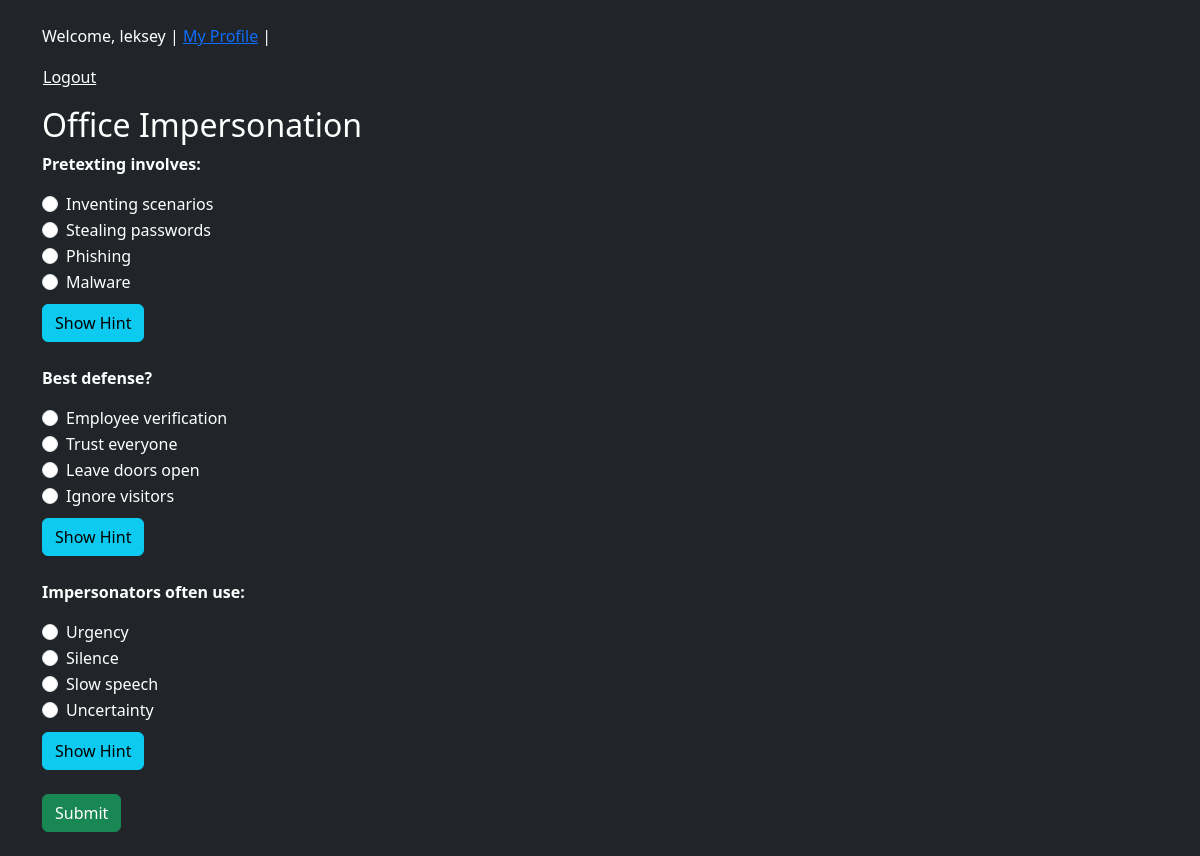
Screenshot of /challenge/4/ (signed in) with the database file from the repository.
### core/models.py (models this page shows, shortened)
class Challenge(models.Model):
    CHALLENGE_TYPES = [('PHIS', 'Phishing'), ('PRET', 'Pretexting'), ('BAIT', 'Baiting'), ('TAIL', 'Tailgating')]
    DIFFICULTY = [('E', 'Easy'), ('M', 'Medium'), ('H', 'Hard')]
    challenge_id = models.CharField(max_length=20, unique=True)
    name = models.CharField(max_length=200)
    type = models.CharField(max_length=4, choices=CHALLENGE_TYPES)
    difficulty = models.CharField(max_length=1, choices=DIFFICULTY)

class Question(models.Model):
    challenge = models.ForeignKey(Challenge, on_delete=models.CASCADE, related_name="questions")
    text = models.TextField()
    choices = models.TextField(help_text="Each option on a new line.")
    correct_answer = models.TextField()

### core/views.py (the view, shortened to what this page needs)
# urls.py: path('challenge/<int:pk>/', views.challenge_view, name='challenge'),
@login_required
def challenge_view(request, pk):
    conn = sqlite3.connect(DB)
    cursor = conn.cursor()
    cursor.execute("SELECT id, name FROM core_challenge WHERE id = ?", (pk,))
    challenge = cursor.fetchone()
    cursor.execute("SELECT id, text, choices, correct_answer FROM core_question WHERE challenge_id = ?", (pk,))
    questions = cursor.fetchall()
    if request.method == 'GET':
        request.session['start_time'] = datetime.now().timestamp()
        return render(request, 'core/challenge.html', {'challenge': challenge, 'questions': questions})

### templates/core/challenge.html (shortened to what this page needs)
{% extends "base.html" %}
{% block content %}
<h2>{{ challenge.1 }}</h2>
<form method="post">{% csrf_token %}
{% for qid, text, choices, correct in questions %}
<div class="mb-4">
  <p><strong>{{ text }}</strong></p>
  {% for option in choices.splitlines %}
    <div class="form-check">
      <input class="form-check-input" type="radio" name="q{{ qid }}" value="{{ option }}" id="q{{ qid }}_{{ forloop.counter }}">
      <label class="form-check-label" for="q{{ qid }}_{{ forloop.counter }}">{{ option }}</label>
    </div>
  {% endfor %}
  <button type="button" class="btn btn-info mt-2" onclick="useHint({{ qid }})">Show Hint</button>
</div>
{% endfor %}
<button type="submit" class="btn btn-success">Submit</button>
</form>
{% endblock %}

### templates/base.html (shortened to what this page needs)
<!DOCTYPE html>
<html lang="en">
<head>
    <link rel="stylesheet" href="https://cdn.jsdelivr.net/npm/bootstrap@5.3.3/dist/css/bootstrap.min.css">
</head>
<body class="bg-dark text-white">
    <div class="container py-4">
        {% if user.is_authenticated %}
<p>
    Welcome, {{ user.username }} |
    <a href="{% url 'profile' %}">My Profile</a> |
    <form method="post" action="{% url 'logout' %}" style="display:inline;">
        <button type="submit" class="btn btn-link p-0 m-0 align-baseline text-white">Logout</button>
    </form>
</p>
{% else %}
<p><a href="{% url 'login' %}">Login</a> | <a href="{% url 'register' %}">Register</a></p>
{% endif %}
        {% block content %}{% endblock %}
    </div>
</body>
</html>

### rows the page displays
Challenge: name "Office Impersonation"
Question: text "Pretexting involves:", splitlines "Inventing scenarios" "Stealing passwords" "Phishing" "Malware"
Question: text "Best defense?", splitlines "Employee verification" "Trust everyone" "Leave doors open" "Ignore visitors"
Question: text "Impersonators often use:", splitlines "Urgency" "Silence" "Slow speech" "Uncertainty"

### other values shown
{{ user.username }} "leksey"
